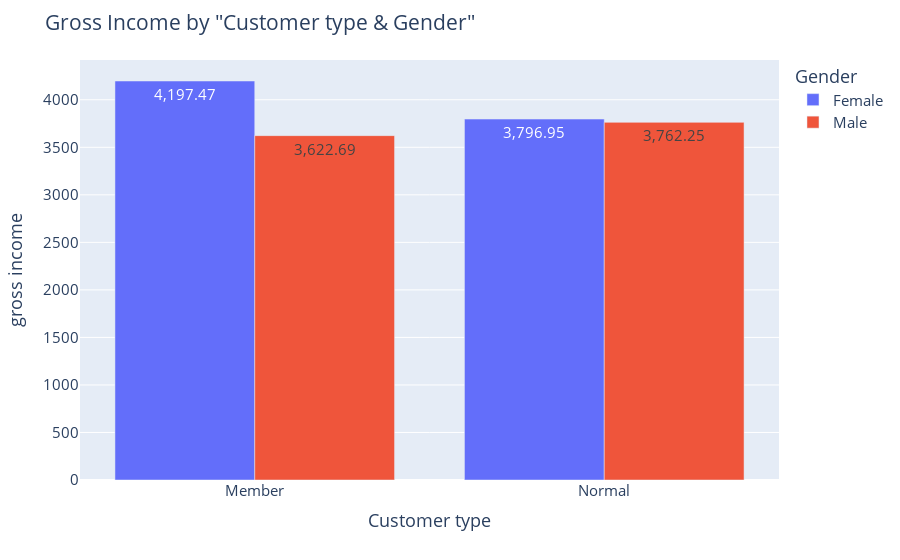

Notebook cell for this chart:
### Code cell
# Dataviz - Barchart
# Gross Income by `Cust. type & Gender`

fig = px.bar(graph4, x= 'Customer type', y= 'gross income', barmode='group', text_auto=True, color='Gender')

fig.update_layout(
    title='Gross Income by "Customer type & Gender"',
    font=dict(size=15)
)
fig.show()

### Figure 1 — Plotly figure (JSON) as saved in the notebook; plotly's stock layout.template omitted (floating-point values rounded to 4 significant figures)
{"data": [{"alignmentgroup": "True", "hovertemplate": "Gender=Female<br>Customer type=%{x}<br>gross income=%{y}<extra></extra>", "legendgroup": "Female", "marker": {"color": "#636efa", "pattern": {"shape": ""}}, "name": "Female", "offsetgroup": "Female", "orientation": "v", "showlegend": true, "textposition": "auto", "texttemplate": "%{y}", "type": "bar", "x": ["Member", "Normal"], "xaxis": "x", "y": [4197.0, 3797.0], "yaxis": "y"}, {"alignmentgroup": "True", "hovertemplate": "Gender=Male<br>Customer type=%{x}<br>gross income=%{y}<extra></extra>", "legendgroup": "Male", "marker": {"color": "#EF553B", "pattern": {"shape": ""}}, "name": "Male", "offsetgroup": "Male", "orientation": "v", "showlegend": true, "textposition": "auto", "texttemplate": "%{y}", "type": "bar", "x": ["Member", "Normal"], "xaxis": "x", "y": [3623.0, 3762.0], "yaxis": "y"}], "layout": {"barmode": "group", "font": {"size": 15}, "legend": {"title": {"text": "Gender"}, "tracegroupgap": 0}, "margin": {"t": 60}, "title": {"text": "Gross Income by \"Customer type & Gender\""}, "xaxis": {"anchor": "y", "domain": [0, 1], "title": {"text": "Customer type"}}, "yaxis": {"anchor": "x", "domain": [0, 1], "title": {"text": "gross income"}}}}
